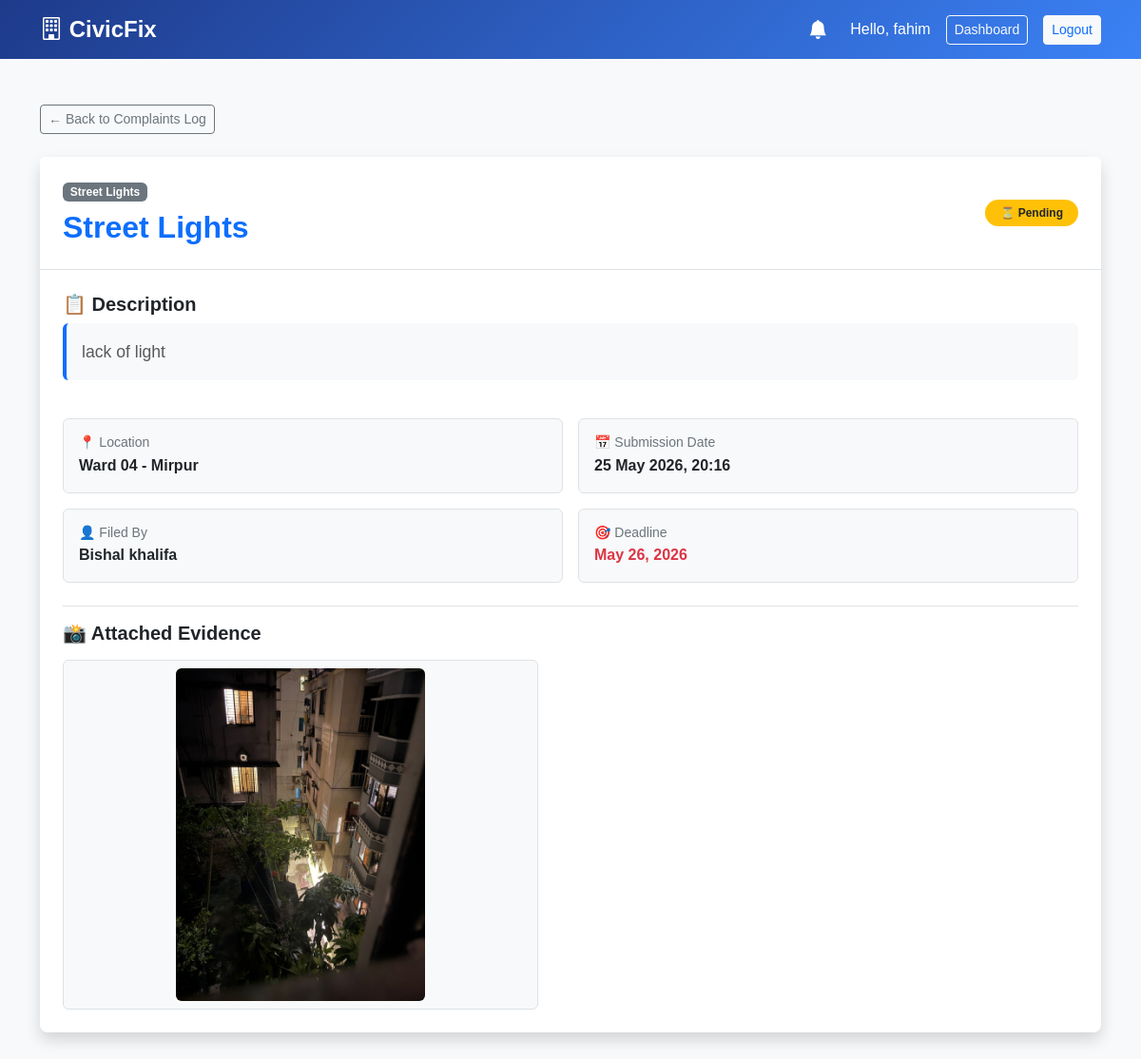
The app's page /complaints/7/ (signed in) with its own data.
### accounts/models.py (models this page shows, shortened)
class User(AbstractUser):
    ROLE_CHOICES = (
        ('citizen', 'Citizen'),
        ('authority', 'Authority'),
        ('admin', 'Admin'),
    )
    role = models.CharField(max_length=20, choices=ROLE_CHOICES)
    is_verified = models.BooleanField(default=False)
    profile_photo = models.ImageField(upload_to='profiles/', null=True, blank=True)
    nid_number = models.CharField(max_length=20, unique=True, null=True, blank=True,
                                  help_text="10 or 17-digit National Identity Card Number")
    nid_document = models.FileField(upload_to='nid_docs/', null=True, blank=True,
                                    help_text="PDF scan or clear photo image of the physical NID card")
    @property
    def unread_notif_count(self):
        return self.notifications.filter(is_read=False).count()

### complaints/models.py (models this page shows, shortened)
class Complaint(models.Model):
    STATUS = (
        ('pending',     'Pending'),
        ('in_progress', 'In Progress'),
        ('resolved',    'Resolved'),
    )
    CATEGORY = (
        ('broken_roads',  'Broken Roads'),
        ('street_lights', 'Street Lights'),
        ('water_supply',  'Water Supply'),
        ('garbage',       'Garbage Disposal'),
        ('public_safety', 'Public Safety'),
        ('other',         'Other Problems'),
    )
    title       = models.CharField(max_length=255, default='General Complaint')
    description = models.TextField()
    category    = models.CharField(max_length=30, choices=CATEGORY, default='other')
    media       = models.FileField(upload_to='complaints/', null=True, blank=True)
    location    = models.ForeignKey(UnionWard, on_delete=models.CASCADE)
    created_by  = models.ForeignKey(User, on_delete=models.SET_NULL,
                                    null=True, blank=True)  # anonymous allowed
    status      = models.CharField(max_length=20, choices=STATUS, default='pending')
    created_at  = models.DateTimeField(auto_now_add=True)
    deadline    = models.DateField(null=True, blank=True)

### locations/models.py (models this page shows)
class UnionWard(models.Model):
    name = models.CharField(max_length=100)
    upazila = models.ForeignKey(Upazila, on_delete=models.CASCADE)
    def __str__(self):
        return self.name

### complaints/views.py (the view)
# urls.py: path('<int:complaint_id>/', complaint_detail, name='complaint_detail'),
@login_required
def complaint_detail(request, complaint_id):
    complaint = get_object_or_404(Complaint, id=complaint_id)
    return render(request, 'complaint_detail.html', {'complaint': complaint})

### templates/complaint_detail.html (shortened to what this page needs)
{% extends 'base.html' %}
{% block content %}
<div class="container py-5">
    <div class="mb-4">
        <a href="/complaints/view/" class="btn btn-outline-secondary btn-sm">← Back to Complaints Log</a>
    </div>
    <div class="card shadow border-0 rounded-3">
        <div class="card-header bg-white border-bottom p-4">
            <div class="d-flex justify-content-between align-items-center flex-wrap">
                <div>
                    <span class="badge bg-secondary mb-2">{{ complaint.get_category_display }}</span>
                    <h2 class="fw-bold mb-0 text-primary">{{ complaint.title }}</h2>
                </div>
                <div>
                    <span class="badge px-3 py-2 rounded-pill fw-bold h6 mb-0
                        {% if complaint.status == 'pending' %}bg-warning text-dark
                        {% elif complaint.status == 'in_progress' %}bg-primary text-white
                        {% else %}bg-success text-white{% endif %}">
                        {% if complaint.status == 'pending' %}⏳ Pending
                        {% elif complaint.status == 'in_progress' %}🔄 In Progress
                        {% else %}✅ Resolved{% endif %}
                    </span>
                </div>
            </div>
        </div>
        <div class="card-body p-4">
            <h5 class="fw-bold text-dark">📋 Description</h5>
            <p class="lead text-muted bg-light p-3 rounded border-start border-primary border-4" style="font-size: 1.1rem; line-height: 1.6;">
                {{ complaint.description }}
            </p>
            <div class="row mt-4 g-3">
                <div class="col-md-6">
                    <div class="p-3 border rounded bg-light">
                        <h6 class="text-secondary small mb-1">📍 Location</h6>
                        <p class="mb-0 fw-bold text-dark">{{ complaint.location }}</p>
                    </div>
                </div>
                <div class="col-md-6">
                    <div class="p-3 border rounded bg-light">
                        <h6 class="text-secondary small mb-1">📅 Submission Date</h6>
                        <p class="mb-0 fw-bold text-dark">{{ complaint.created_at|date:"d M Y, H:i" }}</p>
                    </div>
                </div>
                <div class="col-md-6">
                    <div class="p-3 border rounded bg-light">
                        <h6 class="text-secondary small mb-1">👤 Filed By</h6>
                        <p class="mb-0 fw-bold text-dark">
                            {% if complaint.created_by %}
                                {{ complaint.created_by.username }}
                            {% else %}
                                Anonymous Citizen
                            {% endif %}
                        </p>
                    </div>
                </div>
                <div class="col-md-6">
                    <div class="p-3 border rounded bg-light">
                        <h6 class="text-secondary small mb-1">🎯 Deadline</h6>
                        <p class="mb-0 fw-bold text-danger">
                            {% if complaint.deadline %}{{ complaint.deadline }}{% else %}Not assigned yet{% endif %}
                        </p>
                    </div>
                </div>
            </div>
            {% if complaint.media %}
            <div class="mt-4 pt-3 border-top">
                <h5 class="fw-bold text-dark mb-3">📸 Attached Evidence</h5>
                <div class="border rounded p-2 bg-light text-center" style="max-width: 500px;">
                    <img src="{{ complaint.media.url }}" alt="Evidence" class="img-fluid rounded" style="max-height: 350px; object-fit: contain;">
                </div>
            </div>
            {% endif %}
        </div>
    </div>
</div>
{% endblock %}

### templates/base.html (shortened to what this page needs)
<!DOCTYPE html>
<html lang="en">
<head>
    <link href="https://cdn.jsdelivr.net/npm/bootstrap@5.3.3/dist/css/bootstrap.min.css" rel="stylesheet">
    <link href="https://cdn.jsdelivr.net/npm/bootstrap-icons@1.11.3/font/bootstrap-icons.css" rel="stylesheet">
</head>
<body>
<nav class="navbar navbar-expand-lg navbar-dark">
    <div class="container">
        <a class="navbar-brand fw-bold fs-4" href="{% url 'home' %}">
            <i class="bi bi-building"></i> CivicFix
        </a>
        <div class="ms-auto d-flex align-items-center gap-3">
            {% if user.is_authenticated %}
                <a href="{% url 'notifications' %}" class="text-white text-decoration-none notif-bell me-2">
                    <i class="bi bi-bell-fill fs-5"></i>
                </a>
                <span class="navbar-text text-white">Hello, {{ user.username }}</span>
                <a href="{% url 'dashboard' %}" class="btn btn-outline-light btn-sm">Dashboard</a>
                <a href="{% url 'logout' %}" class="btn btn-light btn-sm text-primary">Logout</a>
            {% else %}
                {% if request.resolver_match.url_name == 'home' %}
                    <a href="{% url 'role_selection' %}?action=login" class="btn btn-outline-light me-2">Login</a>
                    <a href="{% url 'role_selection' %}?action=register" class="btn btn-light">Register</a>
                {% endif %}
            {% endif %}
        </div>
    </div>
</nav>
{% block content %}{% endblock %}
</body>
</html>

### templates/base.html (style rules this page uses)
body { font-family: 'Poppins', sans-serif; background-color: #f8f9fa; }
.navbar { background: linear-gradient(135deg, #1e3a8a, #3b82f6) !important; }
.card { transition: all 0.3s ease; }
.notif-bell { position: relative; }

### records on screen
User: username "fahim"
Complaint: category "Street Lights", title "Street Lights", description "lack of light", location "Ward 04 - Mirpur", created_at "25 May 2026, 20:16", created_by.username "Bishal khalifa", deadline "May 26, 2026", media (picture)
